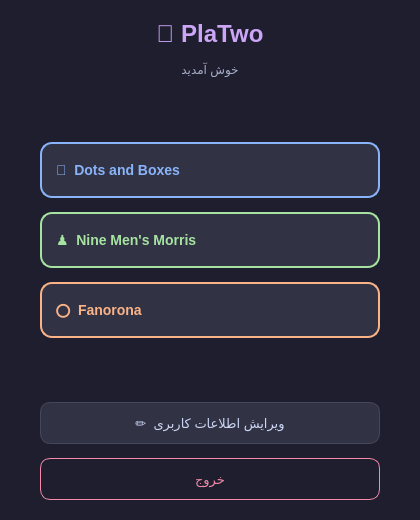
<?xml version="1.0" encoding="UTF-8"?>
<ui version="4.0">
 <class>MainMenuWindow</class>
 <widget class="QDialog" name="MainMenuWindow">
  <property name="geometry">
   <rect>
    <x>0</x>
    <y>0</y>
    <width>420</width>
    <height>520</height>
   </rect>
  </property>
  <property name="windowTitle">
   <string>PlaTwo - منوی اصلی</string>
  </property>
  <property name="styleSheet">
   <string notr="true">
QWidget {
    background-color: #1e1e2e;
    color: #cdd6f4;
    font-family: 'Segoe UI';
    font-size: 13px;
}
QLabel#titleLabel {
    color: #cba6f7;
    font-size: 24px;
    font-weight: bold;
}
QLabel#welcomeLabel {
    color: #a6adc8;
    font-size: 12px;
}
QPushButton#dotsBtn {
    background-color: #313244;
    border: 2px solid #89b4fa;
    border-radius: 12px;
    color: #89b4fa;
    font-size: 14px;
    font-weight: bold;
    padding: 14px;
    min-height: 24px;
    text-align: left;
}
QPushButton#dotsBtn:hover {
    background-color: #89b4fa;
    color: #1e1e2e;
}
QPushButton#morrisBtn {
    background-color: #313244;
    border: 2px solid #a6e3a1;
    border-radius: 12px;
    color: #a6e3a1;
    font-size: 14px;
    font-weight: bold;
    padding: 14px;
    min-height: 24px;
    text-align: left;
}
QPushButton#morrisBtn:hover {
    background-color: #a6e3a1;
    color: #1e1e2e;
}
QPushButton#fanoronaBtn {
    background-color: #313244;
    border: 2px solid #fab387;
    border-radius: 12px;
    color: #fab387;
    font-size: 14px;
    font-weight: bold;
    padding: 14px;
    min-height: 24px;
    text-align: left;
}
QPushButton#fanoronaBtn:hover {
    background-color: #fab387;
    color: #1e1e2e;
}
QPushButton#editBtn {
    background-color: #313244;
    border: 1px solid #45475a;
    border-radius: 10px;
    color: #cdd6f4;
    font-size: 13px;
    padding: 10px;
    min-height: 20px;
}
QPushButton#editBtn:hover {
    border-color: #cba6f7;
    color: #cba6f7;
}
QPushButton#exitBtn {
    background-color: transparent;
    border: 1px solid #f38ba8;
    border-radius: 10px;
    color: #f38ba8;
    font-size: 13px;
    padding: 10px;
    min-height: 20px;
}
QPushButton#exitBtn:hover {
    background-color: #f38ba8;
    color: #1e1e2e;
}
   </string>
  </property>
  <widget class="QWidget" name="centralWidget">
   <property name="geometry">
    <rect>
     <x>40</x>
     <y>20</y>
     <width>340</width>
     <height>480</height>
    </rect>
   </property>
   <layout class="QVBoxLayout" name="verticalLayout">
    <property name="spacing">
     <number>14</number>
    </property>
    <item>
     <widget class="QLabel" name="titleLabel">
      <property name="text">
       <string>🎲 PlaTwo</string>
      </property>
      <property name="alignment">
       <set>Qt::AlignmentFlag::AlignCenter</set>
      </property>
     </widget>
    </item>
    <item>
     <widget class="QLabel" name="welcomeLabel">
      <property name="text">
       <string>خوش آمدید</string>
      </property>
      <property name="alignment">
       <set>Qt::AlignmentFlag::AlignCenter</set>
      </property>
     </widget>
    </item>
    <item>
     <spacer name="topSpacer">
      <property name="orientation">
       <enum>Qt::Orientation::Vertical</enum>
      </property>
      <property name="sizeHint" stdset="0">
       <size>
        <width>20</width>
        <height>10</height>
       </size>
      </property>
     </spacer>
    </item>
    <item>
     <widget class="QPushButton" name="dotsBtn">
      <property name="cursor">
       <cursorShape>PointingHandCursor</cursorShape>
      </property>
      <property name="text">
       <string>🔵  Dots and Boxes</string>
      </property>
     </widget>
    </item>
    <item>
     <widget class="QPushButton" name="morrisBtn">
      <property name="cursor">
       <cursorShape>PointingHandCursor</cursorShape>
      </property>
      <property name="text">
       <string>♟  Nine Men's Morris</string>
      </property>
     </widget>
    </item>
    <item>
     <widget class="QPushButton" name="fanoronaBtn">
      <property name="cursor">
       <cursorShape>PointingHandCursor</cursorShape>
      </property>
      <property name="text">
       <string>⭕  Fanorona</string>
      </property>
     </widget>
    </item>
    <item>
     <spacer name="midSpacer">
      <property name="orientation">
       <enum>Qt::Orientation::Vertical</enum>
      </property>
      <property name="sizeHint" stdset="0">
       <size>
        <width>20</width>
        <height>10</height>
       </size>
      </property>
     </spacer>
    </item>
    <item>
     <widget class="QPushButton" name="editBtn">
      <property name="cursor">
       <cursorShape>PointingHandCursor</cursorShape>
      </property>
      <property name="text">
       <string>✏️  ویرایش اطلاعات کاربری</string>
      </property>
     </widget>
    </item>
    <item>
     <widget class="QPushButton" name="exitBtn">
      <property name="cursor">
       <cursorShape>PointingHandCursor</cursorShape>
      </property>
      <property name="text">
       <string>خروج</string>
      </property>
     </widget>
    </item>
   </layout>
  </widget>
 </widget>
 <resources/>
 <connections/>
</ui>
